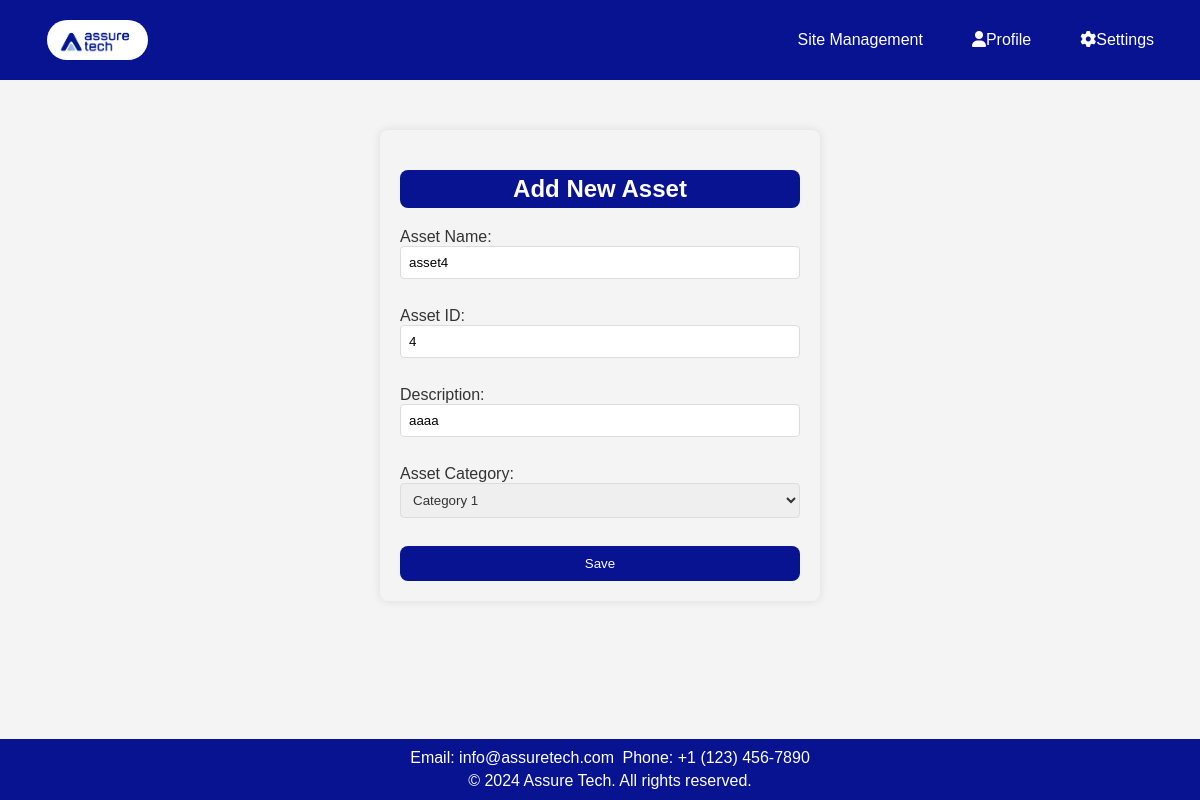
/edit_asset/17/, run on the app's committed database.
### app1/models.py (models this page shows, shortened)
class Asset(models.Model):
    asset_name = models.CharField(max_length=255)
    asset_id = models.IntegerField(unique=True)
    description = models.CharField(max_length=500)
    asset_category = models.CharField(max_length=250)

### app1/views.py (the view)
# urls.py: path('edit_asset/<int:pk>/', AssetUpdateView.as_view(), name='asset_edit'),
class AssetUpdateView(UpdateView):
    model = Asset
    form_class = AssetForm
    template_name = 'app1/add_asset.html'
    success_url = '/asset_site/'
    def get(self, request, *args, **kwargs):
        asset_instance = get_object_or_404(Asset, pk=kwargs['pk'])
        form = self.form_class(instance=asset_instance)
        return self.render_to_response({'form': form})

### app1/forms.py (shortened to what this page needs)
class AssetForm(forms.ModelForm):
    asset_category_choices = [
        ('category1', 'Category 1'),
        ('category2', 'Category 2'),
    ]
    asset_category = forms.ChoiceField(choices=asset_category_choices)
    class Meta:
        model = Asset
        fields = ['asset_name', 'asset_id', 'description', 'asset_category']

### app1/templates/app1/add_asset.html (shortened to what this page needs)
<!DOCTYPE html>
<html lang="en">
<head>
    {% load static %}
    <link rel="stylesheet" href="https://cdnjs.cloudflare.com/ajax/libs/font-awesome/6.0.0/css/all.min.css">
</head>
<body>
    <header>
        <nav class="nav">
            <a class="logo" href="#"><img src="{% static 'app1/images/logo.jpg' %}" alt="Logo"></a>
            <a class="r1" href="{% url 'sites' %}">Site Management</a>
            <div class="dropdown">
                <a href="#" class="dropbtn"><i class="fas fa-user"></i>Profile</a>
            </div>
            <div class="dropdown">
                <a href="#" class="dropbtn"><i class="fas fa-cog"></i>Settings</a>
            </div>
        </nav>
    </header>
    <div class="content">
        <div class="form-container">
            <h2>Add New Asset</h2>
            <form method="post" enctype="multipart/form-data">
                <label for="{{ form.asset_name.id_for_label }}">Asset Name:</label>
                {{ form.asset_name }}
                <br>
                <label for="{{ form.asset_id.id_for_label }}">Asset ID:</label>
                {{ form.asset_id }}
                <br>
                <label for="{{ form.description.id_for_label }}">Description:</label>
                {{ form.description }}
                <br>
                <label for="{{ form.asset_category.id_for_label }}">Asset Category:</label>
                {{ form.asset_category }}
                <br>
                <button type="submit">Save</button>
            </form>
        </div>
    </div>
    <footer>
        <p>Email: info@assuretech.com</p>
        <p>Phone: +1 (123) 456-7890</p>
        <div class="footer-bottom">
            <p>&copy; 2024 Assure Tech. All rights reserved.</p>
        </div>
    </footer>
</body>
</html>

### app1/templates/app1/add_asset.html (style rules this page uses)
body { font-family: 'Verdana', sans-serif; width: 100%; margin: 0; padding-top: 10vh; background: #f4f4f4; box-sizing: border-box; height: 650px; }
header { background-color: #071390; color: white; text-align: center; padding: 10px 0; position: fixed; top: 0; width: 100%; z-index: 1000; display: flex; justify-content: space-between; align-items: center; }
.nav { display: flex; align-items: center; margin-left: 20px; }
.logo img { max-height: 40px; margin-left: 15px; float: left; border-radius: 20px; }
.nav a { padding: 10px 12px; color: white; text-decoration: none; display: inline-block; margin-right: 25px; }
.dropdown { display: inline-block; }
.content { flex-grow: 1; padding: 30px; margin-top: 20px; height: 550px; }
.form-container { max-width: 400px; margin: 0 auto; background-color: transparent; padding: 20px; border-radius: 8px; box-shadow: 0 0 10px rgba(0, 0, 0, 0.1); }
.form-container h2 { text-align: center; background-color: #071390; color: white; border-radius: 8px; padding: 5px; }
form { display: flex; flex-direction: column; }
label { display: inline-block; margin-bottom: 0px; color: #333; }
input { display: block; width: 100%; padding: 8px; margin-bottom: 10px; border: 1px solid #ddd; border-radius: 4px; box-sizing: border-box; }
.form-label, select { display: inline-block; margin-bottom: 0px; color: #333; width: 100%; padding: 8px; margin-bottom: 10px; border: 1px solid #ddd; border-radius: 4px; box-sizing: border-box; }
button { background-color: #071390; color: white; cursor: pointer; padding: 10px; border: none; border-radius: 8px; }
footer { position: fixed; bottom: 0; width: 100%; background-color: #071390; color: white; text-align: center; padding: 10px; z-index: 1000; }
footer h4, footer p { white-space: nowrap; margin: 0; padding: 2px; display: inline; }
.footer-bottom { white-space: nowrap; padding-top: 5px; }
.footer-bottom p { margin: 0; }
.r1 { margin-left: 600px; }

### data on the page
Asset: asset_name "asset4", asset_id "4", description "aaaa", asset_category "Category 1"
